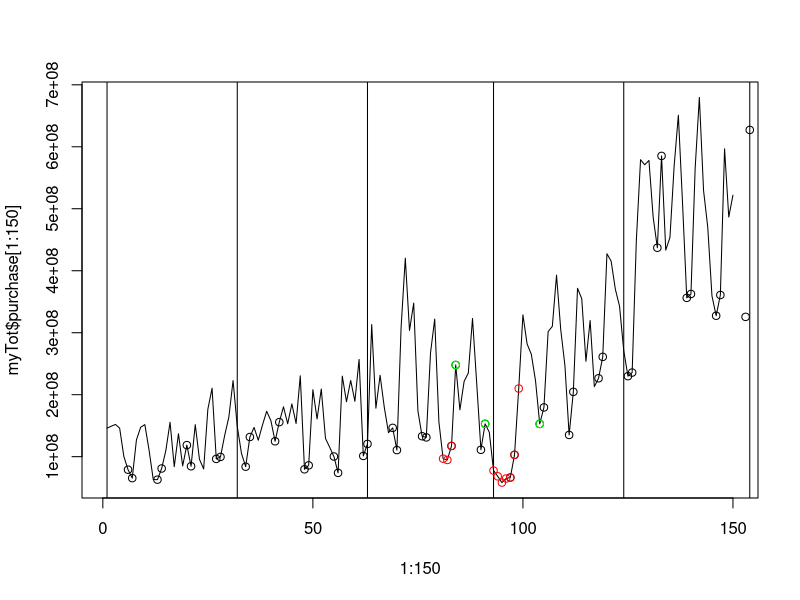
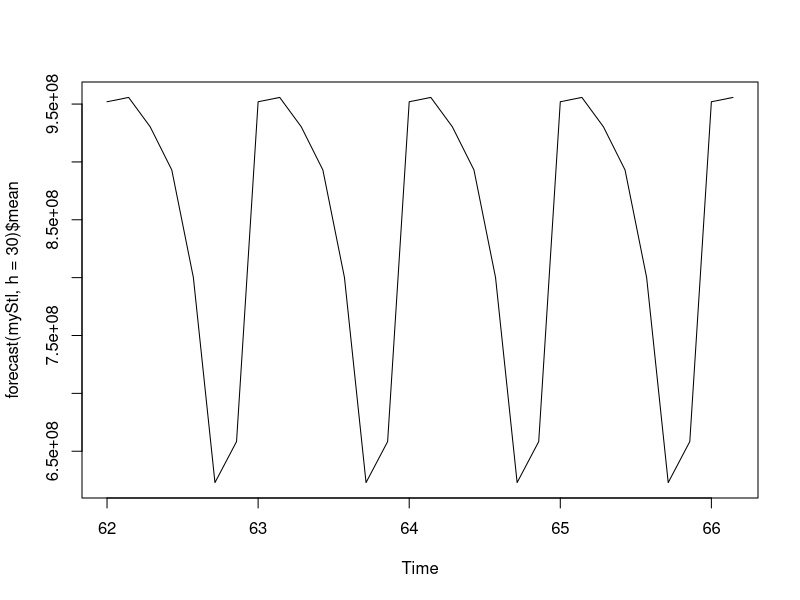

Reproduce these figures in R, in order.
library("forecast")
myTot=read.csv("myTot.csv",header=FALSE)
myTot=myTot[,-4]
names(myTot)=c("report_date","purchase","redeem")
myTot$purchase=as.numeric(myTot$purchase)
myTot$redeem=as.numeric(myTot$redeem)
myTot$report_date=as.integer(myTot$report_date)
myTot$report_date=as.Date(as.character(myTot$report_date),format="%Y%m%d")

#############假期特征
jiaqitemp=c("2013-09-19","2013-09-20","2013-09-21","2013-10-01","2013-10-02","2013-10-03","2013-10-04","2013-10-05",
            "2013-10-06","2013-10-07","2014-01-01","2014-01-31","2014-02-01","2014-02-02","2014-02-03","2014-02-04",
            "2014-02-05","2014-02-06","2014-04-05","2014-04-06","2014-04-07","2014-05-01","2014-05-02","2014-05-03",
            "2014-05-31","2014-06-01","2014-06-02","2014-09-06","2014-09-07","2014-09-08")
jiaqitemp=as.Date(jiaqitemp)

jiaqi=myTot$report_date %in% jiaqitemp+0
temp=as.Date("20140901",format="%Y%m%d")
sep=temp+0:29
yuceJiaqi=sep %in% jiaqitemp+0

buxiutemp=c("2013-09-22","2013-09-29","2013-10-12","2014-01-26","2014-02-08","2014-05-04","2014-09-28")
buxiutemp=as.Date(buxiutemp)
buxiu=myTot$report_date %in% buxiutemp+0
#周末
xingqi=strftime(myTot$report_date,format="%w")
zhoumo=as.numeric(xingqi%in%c("0","6"))
#########################


plot(1:150,myTot$purchase[1:150],type="l")
temp=(strftime(myTot$report_date,format="%d")=="01")
temp2=(1:427)[temp]
abline(v=temp2)
points(1:427,(myTot$purchase*zhoumo),type="p")
points(1:427,(myTot$purchase*jiaqi),type="p",col="red")
points(1:427,(myTot$purchase*buxiu),type="p",col="green")       





sx=ts(myTot$purchase,frequency=7,start=c(1,1))
#autoFit=auto.arima(sx,d=0,D=1,trace=TRUE)
#plot(forecast(autoFit,h=30)$residual)
##points((forecast(autoFit,h=30)$residual*jiaqi*(1-zhoumo)),type="p")
#points(forecast(autoFit,h=30)$residual*jiaqi*zhoumo,type="p",col="blue")
#points(forecast(autoFit,h=30)$residual*buxiu,type="p",col="red")
myStl=stl(sx,s.window="periodic",robust=TRUE)
plot(forecast(myStl,h=30)$mean)




















